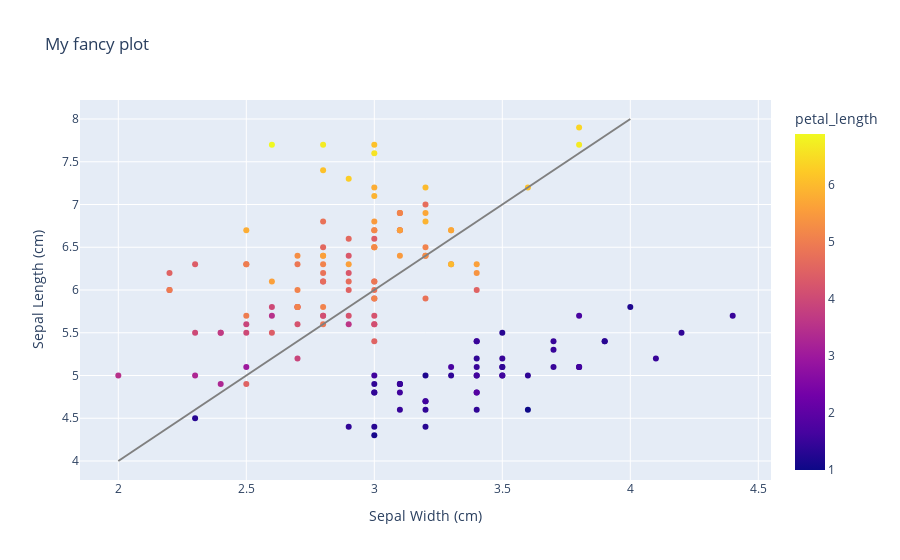

Notebook code cell kept with this figure:
### Code cell
# Even once the px figure is created, with the go object you can add new features to your graph. Let's add a line:

import plotly.graph_objects as go

fig.add_trace(
    go.Scatter(
        x=[2, 4],
        y=[4, 8],
        mode="lines",
        line=go.scatter.Line(color="gray"),
        showlegend=False)
)

fig.show()

### Figure 1 — Plotly figure (JSON) as saved in the notebook; plotly's stock layout.template omitted (floating-point values rounded to 4 significant figures; data arrays with more than 128 entries replaced by an {"elided": "..."} marker saying what was removed)
{"data": [{"hovertemplate": "Sepal Width (cm)=%{x}<br>Sepal Length (cm)=%{y}<br>petal_length=%{marker.color}<extra></extra>", "legendgroup": "", "marker": {"color": {"elided": "150 float values"}, "coloraxis": "coloraxis", "symbol": "circle"}, "mode": "markers", "name": "", "orientation": "v", "showlegend": false, "type": "scatter", "x": {"elided": "150 float values"}, "xaxis": "x", "y": {"elided": "150 float values"}, "yaxis": "y"}, {"line": {"color": "gray"}, "mode": "lines", "showlegend": false, "type": "scatter", "x": [2, 4], "y": [4, 8]}], "layout": {"coloraxis": {"colorbar": {"title": {"text": "petal_length"}}, "colorscale": [[0, "#0d0887"], [0.1111, "#46039f"], [0.2222, "#7201a8"], [0.3333, "#9c179e"], [0.4444, "#bd3786"], [0.5556, "#d8576b"], [0.6667, "#ed7953"], [0.7778, "#fb9f3a"], [0.8889, "#fdca26"], [1, "#f0f921"]]}, "legend": {"tracegroupgap": 0}, "title": {"text": "My fancy plot"}, "xaxis": {"anchor": "y", "domain": [0, 1], "title": {"text": "Sepal Width (cm)"}}, "yaxis": {"anchor": "x", "domain": [0, 1], "title": {"text": "Sepal Length (cm)"}}}}
